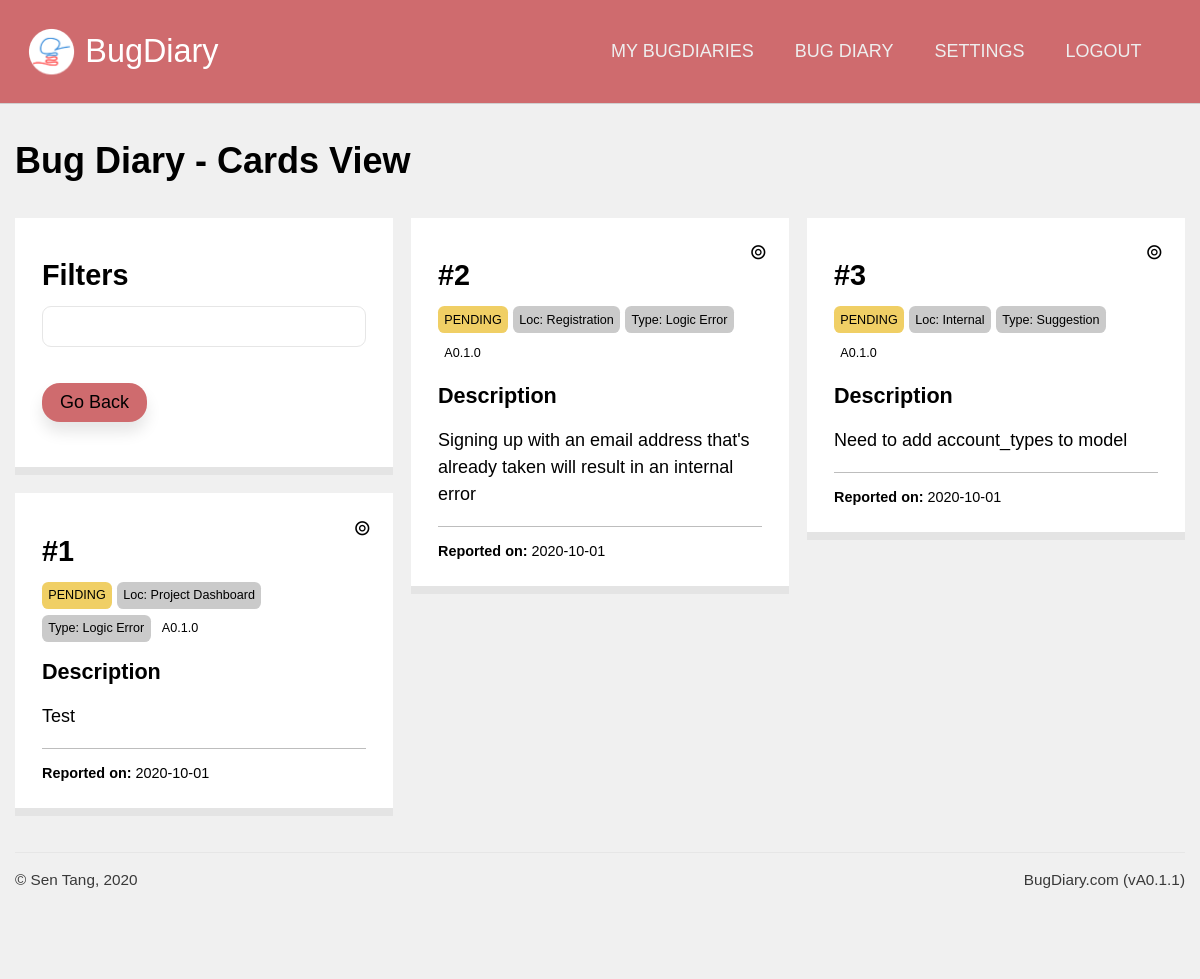
/projects/view_cards/kCXoYeCCX3AcZxZbTnHmT3 (signed in), run on the app's committed database.
### application/models.py (models this page shows, shortened)
class Projects(db.Model):
    id  = db.Column(db.Integer, primary_key = True, nullable = False)
    url = db.Column(db.String(22), index = True, unique = True, nullable = False)
    name = db.Column(db.String(100), nullable = False)
    description = db.Column(db.Text, nullable = False)
    creation_date = db.Column(db.DateTime, index = True, nullable = False)
    expiry_date = db.Column(db.DateTime, index = True, nullable = False)
    status = db.Column(db.String(10), nullable = False)
    access_code = db.Column(db.String(50), nullable = True)
    last_activity = db.Column(db.DateTime(), default = dt.datetime.now())
    owner = db.Column(db.Integer, db.ForeignKey('users.id')) #linked
    bugs = db.relationship('Bugs', backref = 'containing_project', cascade = "all,delete")
    locations = db.relationship('Project_bug_locations', backref = 'locations_in', cascade = "all,delete")
    types = db.relationship('Project_bug_types', backref = 'types_in', cascade = "all,delete")
    settings = db.relationship('Project_settings', backref = 'settings_for', cascade = "all,delete", uselist = False)
    blog_posts = db.relationship('Blog_posts', backref= 'post_target', cascade = "all,delete")

class Bugs(db.Model):
    id = db.Column(db.Integer, primary_key = True)
    ref_id = db.Column(db.Integer)
    details = db.Column(db.Text)
    author = db.Column(db.String(100))
    author_email = db.Column(db.String(100))
    status = db.Column(db.String(20))
    version = db.Column(db.String(20), index = True)
    report_date = db.Column(db.DateTime, index = True, default = dt.datetime.now())
    resolve_date = db.Column(db.DateTime, default = None)
    project = db.Column(db.Integer, db.ForeignKey('projects.id')) #linked
    bug_location = db.Column(db.Integer, db.ForeignKey('project_bug_locations.id')) #linked
    bug_type = db.Column(db.Integer, db.ForeignKey('project_bug_types.id')) #linked
    comments = db.relationship('Bug_comments', backref = "comment_target")

### application/projects/views.py (the view)
@projects.route('/view_cards/<string:project_url>', methods = ['get', 'post'])
@login_required
def cards_view(project_url):
    target_project = Projects.query.filter_by(url = project_url).first()
    form = manage_card_form()
    all_bugs = target_project.bugs
    if request.args.get('filter'):
        pass
    return render_template('view_cards.html', project = target_project, bug_list = all_bugs, form = form)

### application/projects/forms.py
class manage_card_form(FlaskForm):
    target_card = HiddenField()
    target_action = HiddenField()
    submit = SubmitField()

### application/models.py (called while the page is built)
@login_manager.user_loader
def load_user(user_id):
    return Users.query.get(user_id)

### application/projects/templates/projects/view_cards.html (shortened to what this page needs)
{% extends 'confined.html' %}
{% import 'macros.html' as macros %}
{% import 'macros.html' as macros %}
{% block custom_nav %}
{{ macros.project_nav(project) }}
{% endblock %}
{% block main %}
<h1>{{ project.name }} - Cards View</h1>
<div class="cards-flex">
    <div class="card">
        <h2>Filters</h2>
        <input type="text">
        <a href="{{ url_for('projects.dashboard', project_url = project.url) }}" class="button-primary shadowed rounded">Go Back</a>
    </div>
    {% for bug in bug_list %}
      {{ macros.bugcard(bug, True) }}
    {% endfor %}
</div>
{% endblock %}

### application/templates/macros.html (shortened to what this page needs)
{% macro bugcard(bug, show_controls, color_code = {"PENDING": "bg-yellow", "RESOLVED": "bg-green", "DELETED": 'bg-black', "PINNED": 'bg-red'}) %}
<div id="card-{{bug.id}}" style="position: relative;">
    <div class="card">
        <h2>#{{ bug.ref_id }}</h2>
        <div>
            <span class="tag-mini {{ color_code[bug.status] }}">{{ bug.status }}</span>
            <span class="tag-mini bg-gray">Loc: {{ bug.bug_location }}</span>
            <span class="tag-mini bg-gray">Type: {{ bug.bug_type }}</span>
            <span class="tag-mini">{{ bug.version }}</span>
        </div>
        <h4>Description</h4>
        <p class="linebreak">{{ bug.details }}</p>
        <div class="author">
             <br>
            <b>Reported on:</b> {{ bug.report_date.strftime('%Y-%m-%d') }}
            <br>
        </div>
        {% if show_controls == True %}
        <div class="cardcontrolstoggle" onClick="showControls('card-{{bug.id}}-controls')">
            &circledcirc;
        </div>
        {% endif %}
    </div>
</div>
{% endmacro %}
{% macro project_nav(project) %}
<a href="{{ url_for('users.dashboard') }}">My BugDiaries</a>
<a href="{{ url_for('projects.dashboard', project_url = project.url) }}">{{project.name}}</a>
<a href="{{ url_for('projects.settings', project_url = project.url) }}">Settings</a>
<a href="{{ url_for('users.logout') }}">Logout</a>
{% endmacro %}

### application/static/css/unilay5.css (style rules this page uses)
body { font-size: 18px; font-family: sans-serif; color: #000; margin: 0; padding: 0; background-color: #f0f0f0; }
header nav a, header #navigation a { text-transform: uppercase; display: inline-block; color: #eeeeee; text-decoration: none; padding: 0 1em; font-family: "Trebuchet MS", Helvetica, sans-serif; }
p { line-height: 150%; }
main a.button-secondary, main a.button-primary { padding: 0.5em 1em; text-decoration: none; margin: 1em auto; display: inline-block; text-align: center; }
main a.button-primary { background-color: #cf6b6e; color: #000; }
a:link, a:visited { color: #ff3939; }
h2, h3, h4, h5 { margin: 0.5em 0; }
h1 { color: inherit; font-size: 2em; margin: 1em 0; }
h2 { color: inherit; font-size: 1.6em; }
h4 { color: inherit; font-size: 1.2em; }
.rounded { border-radius: 1em 1em 1em 1em; -moz-border-radius: 1em 1em 1em 1em; -webkit-border-radius: 1em 1em 1em 1em; }
.shadowed { -webkit-box-shadow: 0px 10px 15px 0px rgba(0, 0, 0, 0.1); -moz-box-shadow: 0px 10px 15px 0px rgba(0, 0, 0, 0.1); box-shadow: 0px 10px 15px 0px rgba(0, 0, 0, 0.1); }
.bg-yellow { background-color: #F0CF65; }
.bg-gray { background-color: #cacaca; }
input[type=text], input[type=number], input[type=submit], input[type=password], select, textarea, .button-styled { font-size: 1em; padding: 0.5em; -webkit-appearance: none; -moz-appearance: none; appearance: none; width: 100%; border: 1px solid; font-family: inherit; margin-bottom: 1em; border-color: #e6e6e6; -webkit-box-sizing: border-box; -moz-box-sizing: border-box; box-sizing: border-box; border-radius: 0.5em 0.5em 0.5em 0.5em; -moz-border-radius: 0.5em 0.5em 0.5em 0.5em; -webkit-border-radius: 0.5em 0.5em 0.5em 0.5em; }
.button-primary { background-color: #cf6b6e; color: #000; }

### application/static/css/custom.css (style rules this page uses)
.card { background-color: #fff; padding: 1.5em; border-bottom: 8px solid #e4e4e4; position: relative; margin-bottom: 1em; break-inside: avoid-column; }
.tag-mini { font-size: 0.7em; margin-bottom: 0.5em; padding: 0.5em; display: inline-block; border-radius: 0.5em; -moz-border-radius: 0.5em; -webkit-border-radius: 0.5em; }
.author { font-size: 0.8em; border-top: 1px solid #bdbdbd; }
.cards-flex { column-count: 3; column-gap: 1em; margin-bottom: 2em; }
p.linebreak { white-space: pre-line; }
.cardcontrolstoggle { position: absolute; top: 0.5em; right: 0.5em; padding: 0.5em; z-index: 7; font-size: 1.2em; }

### data on the page
Projects: name "BUG DIARY", name "Bug Diary"
Bugs: ref_id "1", status "PENDING", bug_location "Project Dashboard", bug_type "Logic Error", version "A0.1.0", details "Test", report_date "2020-10-01"
Bugs: ref_id "2", status "PENDING", bug_location "Registration", bug_type "Logic Error", version "A0.1.0", details "Signing up with an email address that's already taken will result in an internal error", report_date "2020-10-01"
Bugs: ref_id "3", status "PENDING", bug_location "Internal", bug_type "Suggestion", version "A0.1.0", details "Need to add account_types to model", report_date "2020-10-01"

### other printed values
{{ version }} "A0.1.1"
